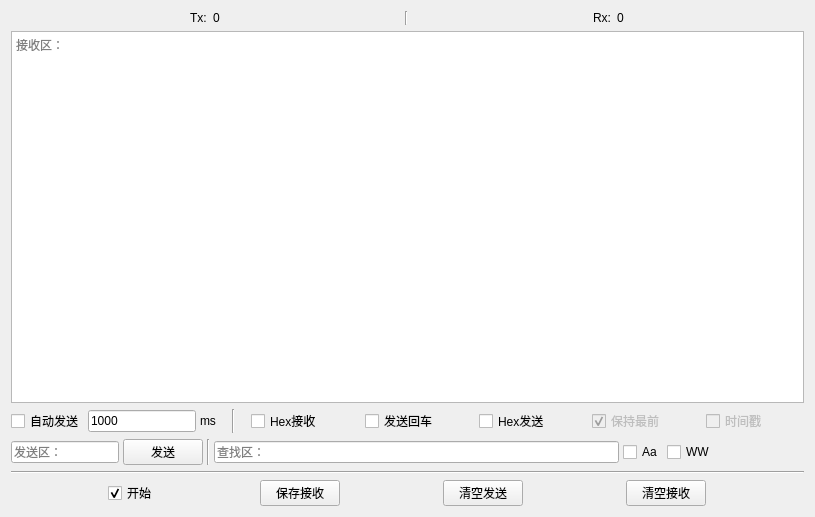
<?xml version="1.0" encoding="UTF-8"?>
<ui version="4.0">
 <class>SerialTool</class>
 <widget class="QWidget" name="SerialTool">
  <property name="geometry">
   <rect>
    <x>0</x>
    <y>0</y>
    <width>815</width>
    <height>517</height>
   </rect>
  </property>
  <property name="windowTitle">
   <string>Form</string>
  </property>
  <layout class="QGridLayout" name="gridLayout">
   <item row="0" column="0">
    <layout class="QHBoxLayout" name="horizontalLayout_3">
     <item>
      <layout class="QHBoxLayout" name="horizontalLayout_11">
       <item>
        <widget class="QLabel" name="label_7">
         <property name="sizePolicy">
          <sizepolicy hsizetype="Fixed" vsizetype="Fixed">
           <horstretch>0</horstretch>
           <verstretch>0</verstretch>
          </sizepolicy>
         </property>
         <property name="text">
          <string>Tx:</string>
         </property>
        </widget>
       </item>
       <item>
        <widget class="QLabel" name="label_SerialTxCnt">
         <property name="sizePolicy">
          <sizepolicy hsizetype="Fixed" vsizetype="Fixed">
           <horstretch>0</horstretch>
           <verstretch>0</verstretch>
          </sizepolicy>
         </property>
         <property name="text">
          <string>0</string>
         </property>
        </widget>
       </item>
      </layout>
     </item>
     <item>
      <widget class="Line" name="line_3">
       <property name="orientation">
        <enum>Qt::Vertical</enum>
       </property>
      </widget>
     </item>
     <item>
      <layout class="QHBoxLayout" name="horizontalLayout_12">
       <item>
        <widget class="QLabel" name="label_9">
         <property name="sizePolicy">
          <sizepolicy hsizetype="Fixed" vsizetype="Preferred">
           <horstretch>0</horstretch>
           <verstretch>0</verstretch>
          </sizepolicy>
         </property>
         <property name="text">
          <string>Rx:</string>
         </property>
        </widget>
       </item>
       <item>
        <widget class="QLabel" name="label_SerialRxCnt">
         <property name="sizePolicy">
          <sizepolicy hsizetype="Fixed" vsizetype="Fixed">
           <horstretch>0</horstretch>
           <verstretch>0</verstretch>
          </sizepolicy>
         </property>
         <property name="text">
          <string>0</string>
         </property>
        </widget>
       </item>
      </layout>
     </item>
    </layout>
   </item>
   <item row="1" column="0">
    <widget class="QTextBrowser" name="textBrowser_Serial">
     <property name="cursor" stdset="0">
      <cursorShape>IBeamCursor</cursorShape>
     </property>
     <property name="frameShape">
      <enum>QFrame::StyledPanel</enum>
     </property>
     <property name="frameShadow">
      <enum>QFrame::Plain</enum>
     </property>
     <property name="placeholderText">
      <string>接收区：</string>
     </property>
    </widget>
   </item>
   <item row="2" column="0">
    <layout class="QHBoxLayout" name="horizontalLayout">
     <property name="spacing">
      <number>16</number>
     </property>
     <item>
      <layout class="QHBoxLayout" name="horizontalLayout_9" stretch="0,0,0">
       <property name="spacing">
        <number>4</number>
       </property>
       <item>
        <widget class="QCheckBox" name="checkBox_SerialAutoSend">
         <property name="sizePolicy">
          <sizepolicy hsizetype="Fixed" vsizetype="Fixed">
           <horstretch>0</horstretch>
           <verstretch>0</verstretch>
          </sizepolicy>
         </property>
         <property name="text">
          <string>自动发送</string>
         </property>
        </widget>
       </item>
       <item>
        <widget class="QLineEdit" name="lineEdit_SerialAutoSendTime">
         <property name="sizePolicy">
          <sizepolicy hsizetype="Fixed" vsizetype="Fixed">
           <horstretch>0</horstretch>
           <verstretch>0</verstretch>
          </sizepolicy>
         </property>
         <property name="text">
          <string>1000</string>
         </property>
        </widget>
       </item>
       <item>
        <widget class="QLabel" name="label_6">
         <property name="sizePolicy">
          <sizepolicy hsizetype="Fixed" vsizetype="Preferred">
           <horstretch>0</horstretch>
           <verstretch>0</verstretch>
          </sizepolicy>
         </property>
         <property name="text">
          <string>ms</string>
         </property>
        </widget>
       </item>
      </layout>
     </item>
     <item>
      <widget class="Line" name="line">
       <property name="orientation">
        <enum>Qt::Vertical</enum>
       </property>
      </widget>
     </item>
     <item>
      <widget class="QCheckBox" name="checkBox_SerialHexRec">
       <property name="text">
        <string>Hex接收</string>
       </property>
      </widget>
     </item>
     <item>
      <widget class="QCheckBox" name="checkBox_SerialSendEnter">
       <property name="text">
        <string>发送回车</string>
       </property>
      </widget>
     </item>
     <item>
      <widget class="QCheckBox" name="checkBox_SerialHexSend">
       <property name="text">
        <string>Hex发送</string>
       </property>
      </widget>
     </item>
     <item>
      <widget class="QCheckBox" name="checkBox_KeepLast">
       <property name="enabled">
        <bool>false</bool>
       </property>
       <property name="text">
        <string>保持最前</string>
       </property>
       <property name="checked">
        <bool>true</bool>
       </property>
      </widget>
     </item>
     <item>
      <widget class="QCheckBox" name="checkBox_TimeStamp">
       <property name="enabled">
        <bool>false</bool>
       </property>
       <property name="text">
        <string>时间戳</string>
       </property>
      </widget>
     </item>
    </layout>
   </item>
   <item row="3" column="0">
    <layout class="QHBoxLayout" name="horizontalLayout_7">
     <property name="spacing">
      <number>4</number>
     </property>
     <item>
      <widget class="QLineEdit" name="lineEdit_SerialSend">
       <property name="sizePolicy">
        <sizepolicy hsizetype="Fixed" vsizetype="Fixed">
         <horstretch>0</horstretch>
         <verstretch>0</verstretch>
        </sizepolicy>
       </property>
       <property name="placeholderText">
        <string>发送区：</string>
       </property>
      </widget>
     </item>
     <item>
      <widget class="QPushButton" name="pushButton_SerialSend">
       <property name="text">
        <string>发送</string>
       </property>
      </widget>
     </item>
     <item>
      <widget class="Line" name="line_4">
       <property name="orientation">
        <enum>Qt::Vertical</enum>
       </property>
      </widget>
     </item>
     <item>
      <widget class="QLineEdit" name="lineEdit_find">
       <property name="enabled">
        <bool>true</bool>
       </property>
       <property name="sizePolicy">
        <sizepolicy hsizetype="Expanding" vsizetype="Fixed">
         <horstretch>0</horstretch>
         <verstretch>0</verstretch>
        </sizepolicy>
       </property>
       <property name="placeholderText">
        <string>查找区：</string>
       </property>
      </widget>
     </item>
     <item>
      <widget class="QCheckBox" name="checkBox_CaseSensitively">
       <property name="enabled">
        <bool>true</bool>
       </property>
       <property name="text">
        <string>Aa</string>
       </property>
      </widget>
     </item>
     <item>
      <widget class="QCheckBox" name="checkBox_WholeWords">
       <property name="text">
        <string>WW</string>
       </property>
      </widget>
     </item>
     <item>
      <widget class="QPushButton" name="pushButton_FindBackward">
       <property name="text">
        <string/>
       </property>
       <property name="icon">
        <iconset resource="srcfile.qrc">
         <normaloff>:/icon/SrcFile/icon/up.ico</normaloff>:/icon/SrcFile/icon/up.ico</iconset>
       </property>
       <property name="flat">
        <bool>true</bool>
       </property>
      </widget>
     </item>
     <item>
      <widget class="QPushButton" name="pushButton_Forwards">
       <property name="text">
        <string/>
       </property>
       <property name="icon">
        <iconset resource="srcfile.qrc">
         <normaloff>:/icon/SrcFile/icon/down.ico</normaloff>:/icon/SrcFile/icon/down.ico</iconset>
       </property>
       <property name="flat">
        <bool>true</bool>
       </property>
      </widget>
     </item>
    </layout>
   </item>
   <item row="4" column="0">
    <widget class="Line" name="line_2">
     <property name="orientation">
      <enum>Qt::Horizontal</enum>
     </property>
    </widget>
   </item>
   <item row="5" column="0">
    <layout class="QHBoxLayout" name="horizontalLayout_2">
     <item>
      <widget class="QCheckBox" name="checkBox_SerialPaus">
       <property name="sizePolicy">
        <sizepolicy hsizetype="Fixed" vsizetype="Fixed">
         <horstretch>0</horstretch>
         <verstretch>0</verstretch>
        </sizepolicy>
       </property>
       <property name="styleSheet">
        <string notr="true">QCheckBox::indicator::checked {
	
	image: url(:/icon/SrcFile/icon/switch_1_on.png);
}

QCheckBox::indicator::unchecked {
	
	image: url(:/icon/SrcFile/icon/switch_1_off.png);
}</string>
       </property>
       <property name="text">
        <string>开始</string>
       </property>
       <property name="iconSize">
        <size>
         <width>16</width>
         <height>16</height>
        </size>
       </property>
       <property name="checked">
        <bool>true</bool>
       </property>
      </widget>
     </item>
     <item>
      <widget class="QPushButton" name="pushButton_SerialSaveRec">
       <property name="sizePolicy">
        <sizepolicy hsizetype="Fixed" vsizetype="Fixed">
         <horstretch>0</horstretch>
         <verstretch>0</verstretch>
        </sizepolicy>
       </property>
       <property name="text">
        <string>保存接收</string>
       </property>
      </widget>
     </item>
     <item>
      <widget class="QPushButton" name="pushButton_SerialClearSend">
       <property name="sizePolicy">
        <sizepolicy hsizetype="Fixed" vsizetype="Fixed">
         <horstretch>0</horstretch>
         <verstretch>0</verstretch>
        </sizepolicy>
       </property>
       <property name="text">
        <string>清空发送</string>
       </property>
      </widget>
     </item>
     <item>
      <widget class="QPushButton" name="pushButton_SerialClearRec">
       <property name="sizePolicy">
        <sizepolicy hsizetype="Fixed" vsizetype="Fixed">
         <horstretch>0</horstretch>
         <verstretch>0</verstretch>
        </sizepolicy>
       </property>
       <property name="text">
        <string>清空接收</string>
       </property>
      </widget>
     </item>
    </layout>
   </item>
  </layout>
 </widget>
 <resources>
  <include location="srcfile.qrc"/>
 </resources>
 <connections/>
</ui>
